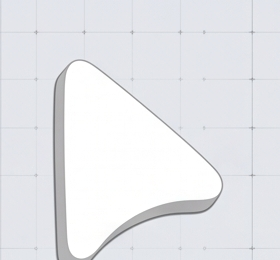
#> input picture assets/white_arrow_raw.png, 280 x 260 px, found by its file name
$ python extract_transparent.py
#> lines starting #> are read from the running program, lines starting #| are printed output that depends on the picture
from PIL import Image, ImageFilter
from collections import deque

def extract_transparent_cursor(img_path, is_white_cursor=True, crop_box=None):
#> called with img_path = 'assets/white_arrow_raw.png', is_white_cursor = True
    img = Image.open(img_path).convert('RGBA')
    if crop_box:
        img = img.crop(crop_box)
    w, h = img.size
#> w = 280; h = 260
    pixels = img.load()

    # Visited grid for flood fill
    visited = [[False] * h for _ in range(w)]
    queue = deque()

    # Add all border pixels to queue
    for x in range(w):
        queue.append((x, 0))
        queue.append((x, h - 1))
        visited[x][0] = True
        visited[x][h - 1] = True
    for y in range(h):
        queue.append((0, y))
        queue.append((w - 1, y))
        visited[0][y] = True
        visited[w - 1][y] = True

    # Background detection function
    def is_bg(r, g, b):
        lum = 0.299 * r + 0.587 * g + 0.114 * b
        if is_white_cursor:
            # Background is light gray ~210..235, but NOT white (>250) and NOT bevel edge (<185)
            # The grid line is ~210..215. The bevel edge is <= 185.
            return 200 <= lum <= 245
        else:
            # For black cursor, background is light gray (> 180). Cursor is very dark (< 80).
            return lum >= 170

    bg_mask = [[False] * h for _ in range(w)]

    while queue:
        x, y = queue.popleft()
        r, g, b, _ = pixels[x, y]
        if is_bg(r, g, b):
            bg_mask[x][y] = True
            for dx, dy in [(-1, 0), (1, 0), (0, -1), (0, 1)]:
                nx, ny = x + dx, y + dy
                if 0 <= nx < w and 0 <= ny < h and not visited[nx][ny]:
                    visited[nx][ny] = True
                    queue.append((nx, ny))
#> this loop made 51958 passes
#> (r, g, b, lum in is_bg) on passes 1 to 3: (210, 213, 220, 212.9), (211, 214, 219, 213.7), (219, 224, 230, 223.2)
#> after the loop, bg_mask = 280 items; visited = 280 items

    # Apply alpha: 0 for background, 255 for cursor
    res = Image.new('RGBA', (w, h), (0, 0, 0, 0))
#> res: PIL image 280x260 RGBA; every value is 0
    res_pixels = res.load()
    min_x, min_y, max_x, max_y = w, h, 0, 0
#> min_x = 280; min_y = 260; max_x = 0; max_y = 0
    for x in range(w):
        for y in range(h):
            if not bg_mask[x][y]:
                res_pixels[x, y] = pixels[x, y]
                min_x = min(min_x, x)
                min_y = min(min_y, y)
                max_x = max(max_x, x)
                max_y = max(max_y, y)

    # Tight crop
    if min_x < max_x and min_y < max_y:
        # add 2px margin
        box = (max(0, min_x - 2), max(0, min_y - 2), min(w, max_x + 3), min(h, max_y + 3))
#> box = (0, 20, 257, 260)
        res = res.crop(box)
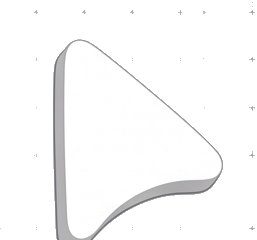
#> res: PIL image 257x240 RGBA; mean R, G, B, A 82.9, 82.8, 82.9, 88.8; transparent parts drawn white

    return res

# Extract both
white_arrow = extract_transparent_cursor('assets/white_arrow_raw.png', is_white_cursor=True)
white_arrow.save('assets/extracted_white_arrow.png')
print(f"Saved extracted_white_arrow.png: {white_arrow.size}")
#| Saved extracted_white_arrow.png: (257, 240)

black_arrow = extract_transparent_cursor('assets/black_arrow_raw.png', is_white_cursor=False)
#> call 2 of extract_transparent_cursor, with img_path = 'assets/black_arrow_raw.png', is_white_cursor = False
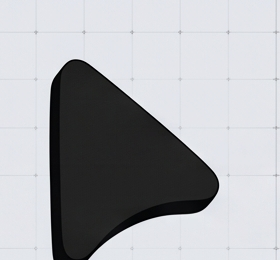
#> input picture assets/black_arrow_raw.png, 280 x 260 px, found by its file name
#> the loop in extract_transparent_cursor (call 2), `while queue:` made 52169 passes
#> (r, g, b, lum in is_bg) on passes 1 to 3: (226, 229, 234, 228.7), (227, 230, 235, 229.7), (226, 229, 234, 228.7)
#> in extract_transparent_cursor (call 2), `res = res.crop(box)`:
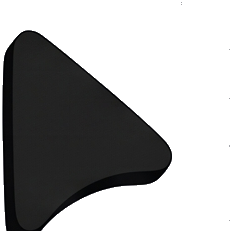
#> res: PIL image 232x231 RGBA; mean R, G, B, A 12.5, 12.5, 12.6, 100.7; transparent parts drawn white
black_arrow.save('assets/extracted_black_arrow.png')
print(f"Saved extracted_black_arrow.png: {black_arrow.size}")
#| Saved extracted_black_arrow.png: (232, 231)

white_hand = extract_transparent_cursor('assets/white_hand_raw.png', is_white_cursor=True)
#> call 3 of extract_transparent_cursor, with img_path = 'assets/white_hand_raw.png', is_white_cursor = True
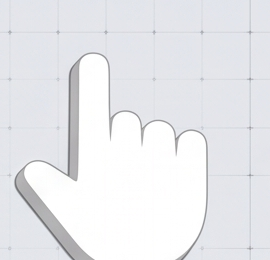
#> input picture assets/white_hand_raw.png, 270 x 260 px, found by its file name
#> in extract_transparent_cursor (call 3), `res = Image.new('RGBA', (w, h), (0, 0, 0, 0))`: res: PIL image 270x260 RGBA; every value is 0
#> in extract_transparent_cursor (call 3), `res = res.crop(box)`:
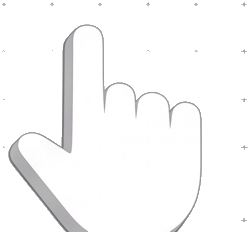
#> res: PIL image 250x232 RGBA; mean R, G, B, A 102.4, 102.4, 102.5, 108.1; transparent parts drawn white
white_hand.save('assets/extracted_white_hand.png')
print(f"Saved extracted_white_hand.png: {white_hand.size}")
#| Saved extracted_white_hand.png: (250, 232)

black_hand = extract_transparent_cursor('assets/black_hand_raw.png', is_white_cursor=False)
#> call 4 of extract_transparent_cursor, with img_path = 'assets/black_hand_raw.png', is_white_cursor = False
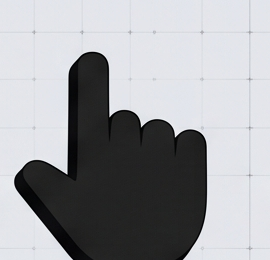
#> input picture assets/black_hand_raw.png, 270 x 260 px, found by its file name
#> in extract_transparent_cursor (call 4), `res = res.crop(box)`:
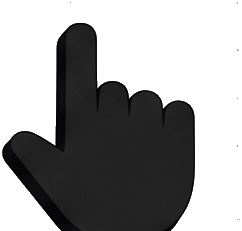
#> res: PIL image 242x231 RGBA; mean R, G, B, A 14, 14.1, 14.1, 111.1; transparent parts drawn white
black_hand.save('assets/extracted_black_hand.png')
print(f"Saved extracted_black_hand.png: {black_hand.size}")
#| Saved extracted_black_hand.png: (242, 231)
